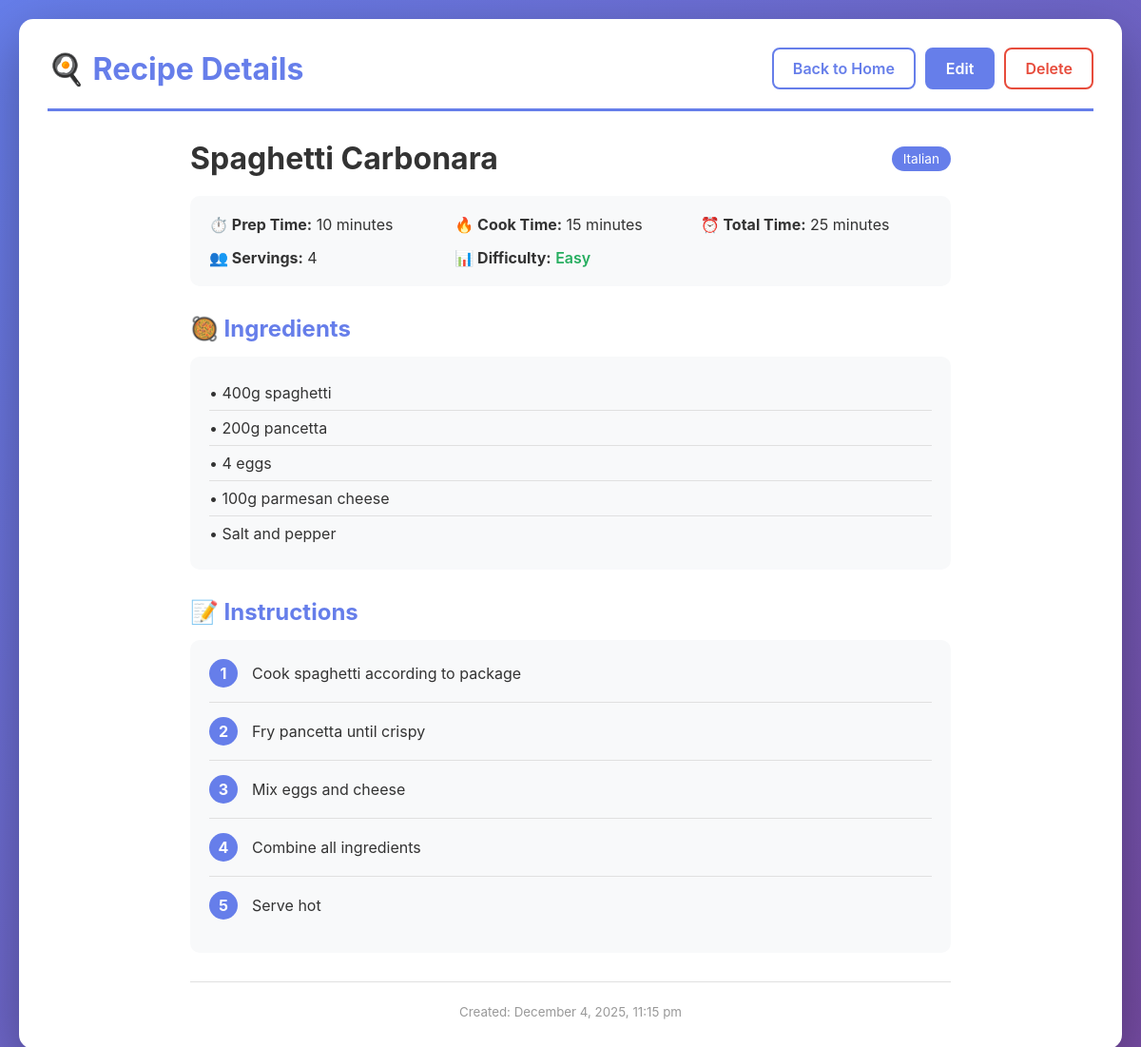
Page /view.php?id=1 on the committed database.
### tables this page shows
CREATE TABLE IF NOT EXISTS recipes (
    id INT AUTO_INCREMENT PRIMARY KEY,
    name VARCHAR(255) NOT NULL,
    category VARCHAR(100) NOT NULL,
    prep_time INT NOT NULL COMMENT 'in minutes',
    cook_time INT NOT NULL COMMENT 'in minutes',
    servings INT NOT NULL,
    difficulty ENUM('Easy', 'Medium', 'Hard') DEFAULT 'Medium',
    ingredients TEXT NOT NULL,
    instructions TEXT NOT NULL,
    image_url VARCHAR(500) DEFAULT NULL,
    created_at TIMESTAMP DEFAULT CURRENT_TIMESTAMP,
    updated_at TIMESTAMP DEFAULT CURRENT_TIMESTAMP ON UPDATE CURRENT_TIMESTAMP
);

### config.php (called while the page is built, shortened)
<?php
function h($string) {
    return htmlspecialchars($string, ENT_QUOTES, 'UTF-8');
}
?>

### view.php (the view, shortened to what this page needs)
<?php
require_once 'config.php';
$conn = getDBConnection();
$recipe_id = intval($_GET['id']);
$stmt = $conn->prepare("SELECT * FROM recipes WHERE id = ?");
$stmt->bind_param("i", $recipe_id);
$stmt->execute();
$result = $stmt->get_result();
$recipe = $result->fetch_assoc();
?>
<!DOCTYPE html>
<html lang="en">
<head>
    <link rel="stylesheet" href="style.css">
</head>
<body>
    <div class="container">
        <header>
            <h1>🍳 Recipe Details</h1>
            <nav>
                <a href="index.php" class="btn">Back to Home</a>
                <a href="edit.php?id=<?= $recipe_id ?>" class="btn btn-primary">Edit</a>
                <a href="delete.php?id=<?= $recipe_id ?>" class="btn btn-danger"
                   onclick="return confirm('Are you sure you want to delete this recipe?')">Delete</a>
            </nav>
        </header>
        <div class="recipe-detail">
            <div class="recipe-detail-header">
                <h2><?= h($recipe['name']) ?></h2>
                <span class="category-badge"><?= h($recipe['category']) ?></span>
            </div>
            <div class="recipe-meta">
                <div class="meta-item">
                    <strong>⏱️ Prep Time:</strong> <?= h($recipe['prep_time']) ?> minutes
                </div>
                <div class="meta-item">
                    <strong>🔥 Cook Time:</strong> <?= h($recipe['cook_time']) ?> minutes
                </div>
                <div class="meta-item">
                    <strong>⏰ Total Time:</strong> <?= h($recipe['prep_time'] + $recipe['cook_time']) ?> minutes
                </div>
                <div class="meta-item">
                    <strong>👥 Servings:</strong> <?= h($recipe['servings']) ?>
                </div>
                <div class="meta-item">
                    <strong>📊 Difficulty:</strong>
                    <span class="difficulty-<?= strtolower($recipe['difficulty']) ?>">
                        <?= h($recipe['difficulty']) ?>
                    </span>
                </div>
            </div>
            <div class="recipe-section">
                <h3>🥘 Ingredients</h3>
                <div class="ingredients-list">
                    <?php
                    $ingredients = explode("\n", $recipe['ingredients']);
                    foreach ($ingredients as $ingredient) {
                        $ingredient = trim($ingredient);
                        if (!empty($ingredient)) {
                            echo "<div class='ingredient-item'>• " . h($ingredient) . "</div>";
                        }
                    }
                    ?>
                </div>
            </div>
            <div class="recipe-section">
                <h3>📝 Instructions</h3>
                <div class="instructions-list">
                    <?php
                    $instructions = explode("\n", $recipe['instructions']);
                    $step = 1;
                    foreach ($instructions as $instruction) {
                        $instruction = trim($instruction);
                        if (!empty($instruction)) {
                            $instruction = preg_replace('/^\d+\.\s*/', '', $instruction);
                            echo "<div class='instruction-step'>";
                            echo "<span class='step-number'>" . $step . "</span>";
                            echo "<span class='step-text'>" . h($instruction) . "</span>";
                            echo "</div>";
                            $step++;
                        }
                    }
                    ?>
                </div>
            </div>
            <div class="recipe-footer">
                <small>Created: <?= date('F j, Y, g:i a', strtotime($recipe['created_at'])) ?></small>
            </div>
        </div>
    </div>
</body>
</html>

### style.css (style rules this page uses)
* { margin: 0; padding: 0; box-sizing: border-box; }
body { font-family: -apple-system, BlinkMacSystemFont, 'Segoe UI', Roboto, Oxygen, Ubuntu, Cantarell, sans-serif; background: linear-gradient(135deg, #667eea 0%, #764ba2 100%); min-height: 100vh; padding: 20px; color: #333; }
.container { max-width: 1200px; margin: 0 auto; background: white; border-radius: 15px; box-shadow: 0 20px 60px rgba(0,0,0,0.3); padding: 30px; }
header { display: flex; justify-content: space-between; align-items: center; margin-bottom: 30px; padding-bottom: 20px; border-bottom: 3px solid #667eea; }
header h1 { font-size: 2em; color: #667eea; }
nav { display: flex; gap: 10px; }
.btn { padding: 10px 20px; text-decoration: none; border-radius: 8px; border: 2px solid #667eea; background: white; color: #667eea; font-weight: 600; cursor: pointer; transition: all 0.3s; display: inline-block; text-align: center; }
.btn-primary { background: #667eea; color: white; }
.btn-danger { border-color: #e74c3c; color: #e74c3c; }
.category-badge { background: #667eea; color: white; padding: 5px 12px; border-radius: 20px; font-size: 0.85em; white-space: nowrap; }
.difficulty-easy { color: #27ae60; font-weight: 600; }
.recipe-detail { max-width: 800px; margin: 0 auto; }
.recipe-detail-header { display: flex; justify-content: space-between; align-items: center; margin-bottom: 20px; }
.recipe-detail-header h2 { font-size: 2em; color: #333; }
.recipe-meta { display: grid; grid-template-columns: repeat(auto-fit, minmax(200px, 1fr)); gap: 15px; background: #f8f9fa; padding: 20px; border-radius: 10px; margin-bottom: 30px; }
.meta-item { font-size: 1em; }
.recipe-section { margin-bottom: 30px; }
.recipe-section h3 { color: #667eea; margin-bottom: 15px; font-size: 1.5em; }
.ingredients-list { background: #f8f9fa; padding: 20px; border-radius: 10px; }
.ingredient-item { padding: 8px 0; border-bottom: 1px solid #e0e0e0; }
.ingredient-item:last-child { border-bottom: none; }
.instructions-list { background: #f8f9fa; padding: 20px; border-radius: 10px; }
.instruction-step { display: flex; gap: 15px; margin-bottom: 15px; padding-bottom: 15px; border-bottom: 1px solid #e0e0e0; }
.instruction-step:last-child { border-bottom: none; margin-bottom: 0; }
.step-number { background: #667eea; color: white; width: 30px; height: 30px; border-radius: 50%; display: flex; align-items: center; justify-content: center; font-weight: bold; flex-shrink: 0; }
.step-text { flex: 1; padding-top: 5px; }
.recipe-footer { text-align: center; color: #999; margin-top: 30px; padding-top: 20px; border-top: 1px solid #e0e0e0; }

### rows in the picture
recipes: name "Spaghetti Carbonara", category "Italian", prep_time "10", cook_time "15", $recipe['prep_time'] + $recipe['cook_time'] "25", servings "4", difficulty "Easy", ingredients "400g spaghetti", ingredients "200g pancetta", ingredients "4 eggs", ingredients "100g parmesan cheese", ingredients "Salt and pepper", instructions "Cook spaghetti according to package", instructions "Fry pancetta until crispy", instructions "Mix eggs and cheese", instructions "Combine all ingredients", instructions "Serve hot", created_at "December 4, 2025, 11:15 pm"
